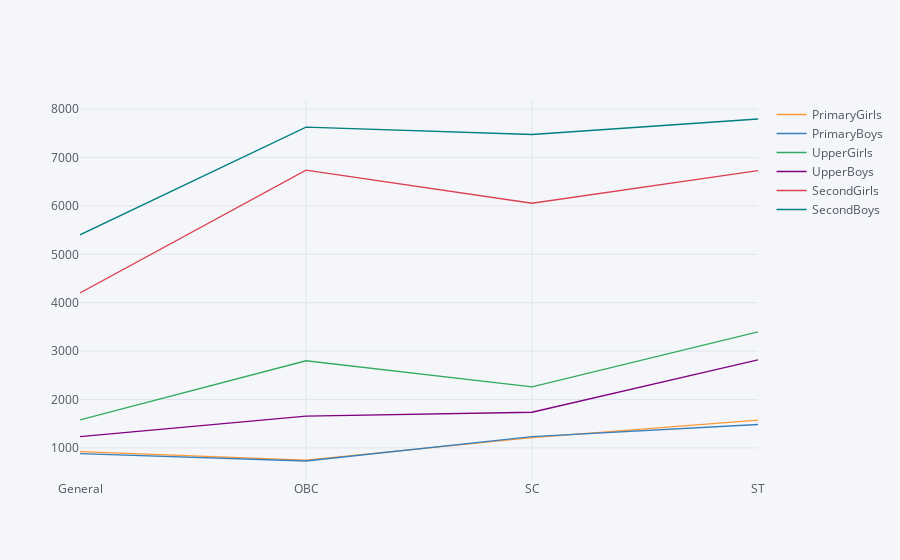

The notebook cell this image was saved under:
### Code cell
final_Data.iplot()

### Figure 1 — Plotly figure (JSON) as saved in the notebook; plotly's stock layout.template omitted (floating-point values rounded to 4 significant figures)
{"data": [{"line": {"color": "rgba(255, 153, 51, 1.0)", "dash": "solid", "shape": "linear", "width": 1.3}, "mode": "lines", "name": "PrimaryGirls", "text": "", "type": "scatter", "x": ["General", "OBC", "SC", "ST"], "y": [924.6, 748.4, 1211.0, 1575.0]}, {"line": {"color": "rgba(55, 128, 191, 1.0)", "dash": "solid", "shape": "linear", "width": 1.3}, "mode": "lines", "name": "PrimaryBoys", "text": "", "type": "scatter", "x": ["General", "OBC", "SC", "ST"], "y": [883.2, 730.1, 1235.0, 1485.0]}, {"line": {"color": "rgba(50, 171, 96, 1.0)", "dash": "solid", "shape": "linear", "width": 1.3}, "mode": "lines", "name": "UpperGirls", "text": "", "type": "scatter", "x": ["General", "OBC", "SC", "ST"], "y": [1578.0, 2801.0, 2261.0, 3399.0]}, {"line": {"color": "rgba(128, 0, 128, 1.0)", "dash": "solid", "shape": "linear", "width": 1.3}, "mode": "lines", "name": "UpperBoys", "text": "", "type": "scatter", "x": ["General", "OBC", "SC", "ST"], "y": [1235.0, 1657.0, 1737.0, 2821.0]}, {"line": {"color": "rgba(219, 64, 82, 1.0)", "dash": "solid", "shape": "linear", "width": 1.3}, "mode": "lines", "name": "SecondGirls", "text": "", "type": "scatter", "x": ["General", "OBC", "SC", "ST"], "y": [4201.0, 6737.0, 6056.0, 6731.0]}, {"line": {"color": "rgba(0, 128, 128, 1.0)", "dash": "solid", "shape": "linear", "width": 1.3}, "mode": "lines", "name": "SecondBoys", "text": "", "type": "scatter", "x": ["General", "OBC", "SC", "ST"], "y": [5403.0, 7629.0, 7475.0, 7796.0]}], "layout": {"autosize": true, "legend": {"bgcolor": "#F5F6F9", "font": {"color": "#4D5663"}}, "paper_bgcolor": "#F5F6F9", "plot_bgcolor": "#F5F6F9", "title": {"font": {"color": "#4D5663"}}, "xaxis": {"autorange": true, "gridcolor": "#E1E5ED", "range": [0, 3], "showgrid": true, "tickfont": {"color": "#4D5663"}, "title": {"font": {"color": "#4D5663"}, "text": ""}, "type": "category", "zerolinecolor": "#E1E5ED"}, "yaxis": {"autorange": true, "gridcolor": "#E1E5ED", "range": [337.6, 8188.0], "showgrid": true, "tickfont": {"color": "#4D5663"}, "title": {"font": {"color": "#4D5663"}, "text": ""}, "type": "linear", "zerolinecolor": "#E1E5ED"}}}
